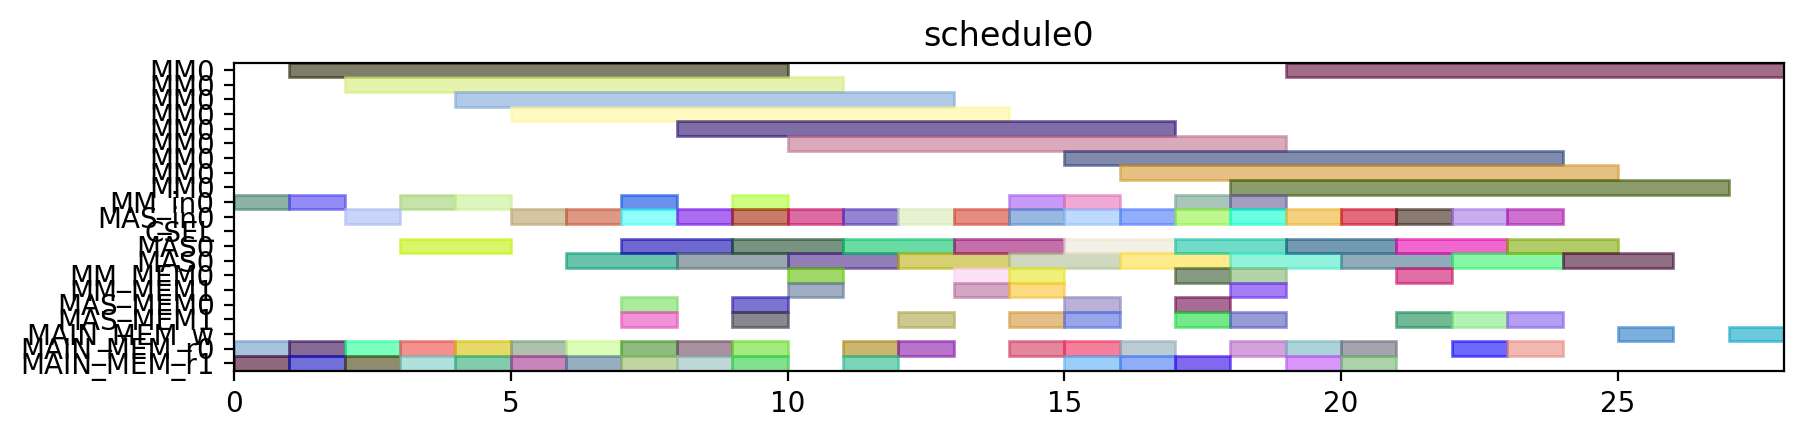

Write Python code to recreate this figure.
from pyschedule import Scenario, solvers, plotters, alt


def solve():
	horizon = 120
	S = Scenario("schedule0", horizon=horizon)

	# resource
	MM = S.Resources('MM', num=1, size=9)
	MM_in = S.Resources('MM_in', num=1)
	MAS_in = S.Resources('MAS_in', num=1)
	CSEL = S.Resource('CSEL')
	MAS = S.Resources('MAS', num=1, size=2, periods=range(1, horizon))
	MM_MEM = S.Resources('MM_MEM', num=2)
	MAS_MEM = S.Resources('MAS_MEM', num=2)
	MAIN_MEM_w = S.Resource('MAIN_MEM_w', size=1)
	MAIN_MEM_r = S.Resources('MAIN_MEM_r', num=2)

	# result of previous scheduling

	# new tasks
	t0_t0 = S.Task('t0_t0', length=9, delay_cost=1)
	t0_t0 += alt(MM)
	t0_t0_in = S.Task('t0_t0_in', length=1, delay_cost=1)
	t0_t0_in += alt(MM_in)
	S += t0_t0_in*MM_in[0]<=t0_t0*MM[0]
	t0_t0_mem0 = S.Task('t0_t0_mem0', length=1, delay_cost=1)
	t0_t0_mem0 += MAIN_MEM_r[0]
	S += t0_t0_mem0 <= t0_t0

	t0_t0_mem1 = S.Task('t0_t0_mem1', length=1, delay_cost=1)
	t0_t0_mem1 += MAIN_MEM_r[1]
	S += t0_t0_mem1 <= t0_t0

	t0_t1 = S.Task('t0_t1', length=9, delay_cost=1)
	t0_t1 += alt(MM)
	t0_t1_in = S.Task('t0_t1_in', length=1, delay_cost=1)
	t0_t1_in += alt(MM_in)
	S += t0_t1_in*MM_in[0]<=t0_t1*MM[0]
	t0_t1_mem0 = S.Task('t0_t1_mem0', length=1, delay_cost=1)
	t0_t1_mem0 += MAIN_MEM_r[0]
	S += t0_t1_mem0 <= t0_t1

	t0_t1_mem1 = S.Task('t0_t1_mem1', length=1, delay_cost=1)
	t0_t1_mem1 += MAIN_MEM_r[1]
	S += t0_t1_mem1 <= t0_t1

	t0_t2 = S.Task('t0_t2', length=2, delay_cost=1)
	t0_t2 += alt(MAS)
	t0_t2_in = S.Task('t0_t2_in', length=1, delay_cost=1)
	t0_t2_in += alt(MAS_in)
	S += t0_t2_in*MAS_in[0]<=t0_t2*MAS[0]

	t0_t2_mem0 = S.Task('t0_t2_mem0', length=1, delay_cost=1)
	t0_t2_mem0 += MAIN_MEM_r[0]
	S += t0_t2_mem0 <= t0_t2

	t0_t2_mem1 = S.Task('t0_t2_mem1', length=1, delay_cost=1)
	t0_t2_mem1 += MAIN_MEM_r[1]
	S += t0_t2_mem1 <= t0_t2

	t0_t3 = S.Task('t0_t3', length=2, delay_cost=1)
	t0_t3 += alt(MAS)
	t0_t3_in = S.Task('t0_t3_in', length=1, delay_cost=1)
	t0_t3_in += alt(MAS_in)
	S += t0_t3_in*MAS_in[0]<=t0_t3*MAS[0]

	t0_t3_mem0 = S.Task('t0_t3_mem0', length=1, delay_cost=1)
	t0_t3_mem0 += MAIN_MEM_r[0]
	S += t0_t3_mem0 <= t0_t3

	t0_t3_mem1 = S.Task('t0_t3_mem1', length=1, delay_cost=1)
	t0_t3_mem1 += MAIN_MEM_r[1]
	S += t0_t3_mem1 <= t0_t3

	t2_t0 = S.Task('t2_t0', length=9, delay_cost=1)
	t2_t0 += alt(MM)
	t2_t0_in = S.Task('t2_t0_in', length=1, delay_cost=1)
	t2_t0_in += alt(MM_in)
	S += t2_t0_in*MM_in[0]<=t2_t0*MM[0]
	t2_t0_mem0 = S.Task('t2_t0_mem0', length=1, delay_cost=1)
	t2_t0_mem0 += MAIN_MEM_r[0]
	S += t2_t0_mem0 <= t2_t0

	t2_t0_mem1 = S.Task('t2_t0_mem1', length=1, delay_cost=1)
	t2_t0_mem1 += MAIN_MEM_r[1]
	S += t2_t0_mem1 <= t2_t0

	t2_t1 = S.Task('t2_t1', length=9, delay_cost=1)
	t2_t1 += alt(MM)
	t2_t1_in = S.Task('t2_t1_in', length=1, delay_cost=1)
	t2_t1_in += alt(MM_in)
	S += t2_t1_in*MM_in[0]<=t2_t1*MM[0]
	t2_t1_mem0 = S.Task('t2_t1_mem0', length=1, delay_cost=1)
	t2_t1_mem0 += MAIN_MEM_r[0]
	S += t2_t1_mem0 <= t2_t1

	t2_t1_mem1 = S.Task('t2_t1_mem1', length=1, delay_cost=1)
	t2_t1_mem1 += MAIN_MEM_r[1]
	S += t2_t1_mem1 <= t2_t1

	t2_t2 = S.Task('t2_t2', length=2, delay_cost=1)
	t2_t2 += alt(MAS)
	t2_t2_in = S.Task('t2_t2_in', length=1, delay_cost=1)
	t2_t2_in += alt(MAS_in)
	S += t2_t2_in*MAS_in[0]<=t2_t2*MAS[0]

	t2_t2_mem0 = S.Task('t2_t2_mem0', length=1, delay_cost=1)
	t2_t2_mem0 += MAIN_MEM_r[0]
	S += t2_t2_mem0 <= t2_t2

	t2_t2_mem1 = S.Task('t2_t2_mem1', length=1, delay_cost=1)
	t2_t2_mem1 += MAIN_MEM_r[1]
	S += t2_t2_mem1 <= t2_t2

	t2_t3 = S.Task('t2_t3', length=2, delay_cost=1)
	t2_t3 += alt(MAS)
	t2_t3_in = S.Task('t2_t3_in', length=1, delay_cost=1)
	t2_t3_in += alt(MAS_in)
	S += t2_t3_in*MAS_in[0]<=t2_t3*MAS[0]

	t2_t3_mem0 = S.Task('t2_t3_mem0', length=1, delay_cost=1)
	t2_t3_mem0 += MAIN_MEM_r[0]
	S += t2_t3_mem0 <= t2_t3

	t2_t3_mem1 = S.Task('t2_t3_mem1', length=1, delay_cost=1)
	t2_t3_mem1 += MAIN_MEM_r[1]
	S += t2_t3_mem1 <= t2_t3

	t7_t2 = S.Task('t7_t2', length=2, delay_cost=1)
	t7_t2 += alt(MAS)
	t7_t2_in = S.Task('t7_t2_in', length=1, delay_cost=1)
	t7_t2_in += alt(MAS_in)
	S += t7_t2_in*MAS_in[0]<=t7_t2*MAS[0]

	t7_t2_mem0 = S.Task('t7_t2_mem0', length=1, delay_cost=1)
	t7_t2_mem0 += MAIN_MEM_r[0]
	S += t7_t2_mem0 <= t7_t2

	t7_t2_mem1 = S.Task('t7_t2_mem1', length=1, delay_cost=1)
	t7_t2_mem1 += MAIN_MEM_r[1]
	S += t7_t2_mem1 <= t7_t2

	t9_t2 = S.Task('t9_t2', length=2, delay_cost=1)
	t9_t2 += alt(MAS)
	t9_t2_in = S.Task('t9_t2_in', length=1, delay_cost=1)
	t9_t2_in += alt(MAS_in)
	S += t9_t2_in*MAS_in[0]<=t9_t2*MAS[0]

	t9_t2_mem0 = S.Task('t9_t2_mem0', length=1, delay_cost=1)
	t9_t2_mem0 += MAIN_MEM_r[0]
	S += t9_t2_mem0 <= t9_t2

	t9_t2_mem1 = S.Task('t9_t2_mem1', length=1, delay_cost=1)
	t9_t2_mem1 += MAIN_MEM_r[1]
	S += t9_t2_mem1 <= t9_t2

	t14_t2 = S.Task('t14_t2', length=2, delay_cost=1)
	t14_t2 += alt(MAS)
	t14_t2_in = S.Task('t14_t2_in', length=1, delay_cost=1)
	t14_t2_in += alt(MAS_in)
	S += t14_t2_in*MAS_in[0]<=t14_t2*MAS[0]

	t14_t2_mem0 = S.Task('t14_t2_mem0', length=1, delay_cost=1)
	t14_t2_mem0 += MAIN_MEM_r[0]
	S += t14_t2_mem0 <= t14_t2

	t14_t2_mem1 = S.Task('t14_t2_mem1', length=1, delay_cost=1)
	t14_t2_mem1 += MAIN_MEM_r[1]
	S += t14_t2_mem1 <= t14_t2

	new_TZ_t2 = S.Task('new_TZ_t2', length=2, delay_cost=1)
	new_TZ_t2 += alt(MAS)
	new_TZ_t2_in = S.Task('new_TZ_t2_in', length=1, delay_cost=1)
	new_TZ_t2_in += alt(MAS_in)
	S += new_TZ_t2_in*MAS_in[0]<=new_TZ_t2*MAS[0]

	new_TZ_t2_mem0 = S.Task('new_TZ_t2_mem0', length=1, delay_cost=1)
	new_TZ_t2_mem0 += MAIN_MEM_r[0]
	S += new_TZ_t2_mem0 <= new_TZ_t2

	new_TZ_t2_mem1 = S.Task('new_TZ_t2_mem1', length=1, delay_cost=1)
	new_TZ_t2_mem1 += MAIN_MEM_r[1]
	S += new_TZ_t2_mem1 <= new_TZ_t2

	t16_t2 = S.Task('t16_t2', length=2, delay_cost=1)
	t16_t2 += alt(MAS)
	t16_t2_in = S.Task('t16_t2_in', length=1, delay_cost=1)
	t16_t2_in += alt(MAS_in)
	S += t16_t2_in*MAS_in[0]<=t16_t2*MAS[0]

	t16_t2_mem0 = S.Task('t16_t2_mem0', length=1, delay_cost=1)
	t16_t2_mem0 += MAIN_MEM_r[0]
	S += t16_t2_mem0 <= t16_t2

	t16_t2_mem1 = S.Task('t16_t2_mem1', length=1, delay_cost=1)
	t16_t2_mem1 += MAIN_MEM_r[1]
	S += t16_t2_mem1 <= t16_t2

	t17_t2 = S.Task('t17_t2', length=2, delay_cost=1)
	t17_t2 += alt(MAS)
	t17_t2_in = S.Task('t17_t2_in', length=1, delay_cost=1)
	t17_t2_in += alt(MAS_in)
	S += t17_t2_in*MAS_in[0]<=t17_t2*MAS[0]

	t17_t2_mem0 = S.Task('t17_t2_mem0', length=1, delay_cost=1)
	t17_t2_mem0 += MAIN_MEM_r[0]
	S += t17_t2_mem0 <= t17_t2

	t17_t2_mem1 = S.Task('t17_t2_mem1', length=1, delay_cost=1)
	t17_t2_mem1 += MAIN_MEM_r[1]
	S += t17_t2_mem1 <= t17_t2

	t0_t4 = S.Task('t0_t4', length=9, delay_cost=1)
	t0_t4 += alt(MM)
	t0_t4_in = S.Task('t0_t4_in', length=1, delay_cost=1)
	t0_t4_in += alt(MM_in)
	S += t0_t4_in*MM_in[0]<=t0_t4*MM[0]
	t0_t4_mem0 = S.Task('t0_t4_mem0', length=1, delay_cost=1)
	t0_t4_mem0 += alt(MAS_MEM)
	S += (t0_t2*MAS[0])-1 < t0_t4_mem0*MAS_MEM[0]
	S += t0_t4_mem0 <= t0_t4

	t0_t4_mem1 = S.Task('t0_t4_mem1', length=1, delay_cost=1)
	t0_t4_mem1 += alt(MAS_MEM)
	S += (t0_t3*MAS[0])-1 < t0_t4_mem1*MAS_MEM[1]
	S += t0_t4_mem1 <= t0_t4

	t00 = S.Task('t00', length=2, delay_cost=1)
	t00 += alt(MAS)
	t00_in = S.Task('t00_in', length=1, delay_cost=1)
	t00_in += alt(MAS_in)
	S += t00_in*MAS_in[0]<=t00*MAS[0]

	t00_mem0 = S.Task('t00_mem0', length=1, delay_cost=1)
	t00_mem0 += alt(MM_MEM)
	S += (t0_t0*MM[0])-1 < t00_mem0*MM_MEM[0]
	S += t00_mem0 <= t00

	t00_mem1 = S.Task('t00_mem1', length=1, delay_cost=1)
	t00_mem1 += alt(MM_MEM)
	S += (t0_t1*MM[0])-1 < t00_mem1*MM_MEM[1]
	S += t00_mem1 <= t00

	t0_t5 = S.Task('t0_t5', length=2, delay_cost=1)
	t0_t5 += alt(MAS)
	t0_t5_in = S.Task('t0_t5_in', length=1, delay_cost=1)
	t0_t5_in += alt(MAS_in)
	S += t0_t5_in*MAS_in[0]<=t0_t5*MAS[0]

	t0_t5_mem0 = S.Task('t0_t5_mem0', length=1, delay_cost=1)
	t0_t5_mem0 += alt(MM_MEM)
	S += (t0_t0*MM[0])-1 < t0_t5_mem0*MM_MEM[0]
	S += t0_t5_mem0 <= t0_t5

	t0_t5_mem1 = S.Task('t0_t5_mem1', length=1, delay_cost=1)
	t0_t5_mem1 += alt(MM_MEM)
	S += (t0_t1*MM[0])-1 < t0_t5_mem1*MM_MEM[1]
	S += t0_t5_mem1 <= t0_t5

	t2_t4 = S.Task('t2_t4', length=9, delay_cost=1)
	t2_t4 += alt(MM)
	t2_t4_in = S.Task('t2_t4_in', length=1, delay_cost=1)
	t2_t4_in += alt(MM_in)
	S += t2_t4_in*MM_in[0]<=t2_t4*MM[0]
	t2_t4_mem0 = S.Task('t2_t4_mem0', length=1, delay_cost=1)
	t2_t4_mem0 += alt(MAS_MEM)
	S += (t2_t2*MAS[0])-1 < t2_t4_mem0*MAS_MEM[0]
	S += t2_t4_mem0 <= t2_t4

	t2_t4_mem1 = S.Task('t2_t4_mem1', length=1, delay_cost=1)
	t2_t4_mem1 += alt(MAS_MEM)
	S += (t2_t3*MAS[0])-1 < t2_t4_mem1*MAS_MEM[1]
	S += t2_t4_mem1 <= t2_t4

	t20 = S.Task('t20', length=2, delay_cost=1)
	t20 += alt(MAS)
	t20_in = S.Task('t20_in', length=1, delay_cost=1)
	t20_in += alt(MAS_in)
	S += t20_in*MAS_in[0]<=t20*MAS[0]

	t20_mem0 = S.Task('t20_mem0', length=1, delay_cost=1)
	t20_mem0 += alt(MM_MEM)
	S += (t2_t0*MM[0])-1 < t20_mem0*MM_MEM[0]
	S += t20_mem0 <= t20

	t20_mem1 = S.Task('t20_mem1', length=1, delay_cost=1)
	t20_mem1 += alt(MM_MEM)
	S += (t2_t1*MM[0])-1 < t20_mem1*MM_MEM[1]
	S += t20_mem1 <= t20

	t2_t5 = S.Task('t2_t5', length=2, delay_cost=1)
	t2_t5 += alt(MAS)
	t2_t5_in = S.Task('t2_t5_in', length=1, delay_cost=1)
	t2_t5_in += alt(MAS_in)
	S += t2_t5_in*MAS_in[0]<=t2_t5*MAS[0]

	t2_t5_mem0 = S.Task('t2_t5_mem0', length=1, delay_cost=1)
	t2_t5_mem0 += alt(MM_MEM)
	S += (t2_t0*MM[0])-1 < t2_t5_mem0*MM_MEM[0]
	S += t2_t5_mem0 <= t2_t5

	t2_t5_mem1 = S.Task('t2_t5_mem1', length=1, delay_cost=1)
	t2_t5_mem1 += alt(MM_MEM)
	S += (t2_t1*MM[0])-1 < t2_t5_mem1*MM_MEM[1]
	S += t2_t5_mem1 <= t2_t5

	t01 = S.Task('t01', length=2, delay_cost=1)
	t01 += alt(MAS)
	t01_in = S.Task('t01_in', length=1, delay_cost=1)
	t01_in += alt(MAS_in)
	S += t01_in*MAS_in[0]<=t01*MAS[0]

	t01_mem0 = S.Task('t01_mem0', length=1, delay_cost=1)
	t01_mem0 += alt(MM_MEM)
	S += (t0_t4*MM[0])-1 < t01_mem0*MM_MEM[0]
	S += t01_mem0 <= t01

	t01_mem1 = S.Task('t01_mem1', length=1, delay_cost=1)
	t01_mem1 += alt(MAS_MEM)
	S += (t0_t5*MAS[0])-1 < t01_mem1*MAS_MEM[1]
	S += t01_mem1 <= t01

	t10 = S.Task('t10', length=2, delay_cost=1)
	t10 += alt(MAS)
	t10_in = S.Task('t10_in', length=1, delay_cost=1)
	t10_in += alt(MAS_in)
	S += t10_in*MAS_in[0]<=t10*MAS[0]

	t10_mem0 = S.Task('t10_mem0', length=1, delay_cost=1)
	t10_mem0 += MAIN_MEM_r[0]
	S += t10_mem0 <= t10

	t10_mem1 = S.Task('t10_mem1', length=1, delay_cost=1)
	t10_mem1 += alt(MAS_MEM)
	S += (t00*MAS[0])-1 < t10_mem1*MAS_MEM[1]
	S += t10_mem1 <= t10

	t21 = S.Task('t21', length=2, delay_cost=1)
	t21 += alt(MAS)
	t21_in = S.Task('t21_in', length=1, delay_cost=1)
	t21_in += alt(MAS_in)
	S += t21_in*MAS_in[0]<=t21*MAS[0]

	t21_mem0 = S.Task('t21_mem0', length=1, delay_cost=1)
	t21_mem0 += alt(MM_MEM)
	S += (t2_t4*MM[0])-1 < t21_mem0*MM_MEM[0]
	S += t21_mem0 <= t21

	t21_mem1 = S.Task('t21_mem1', length=1, delay_cost=1)
	t21_mem1 += alt(MAS_MEM)
	S += (t2_t5*MAS[0])-1 < t21_mem1*MAS_MEM[1]
	S += t21_mem1 <= t21

	t30 = S.Task('t30', length=2, delay_cost=1)
	t30 += alt(MAS)
	t30_in = S.Task('t30_in', length=1, delay_cost=1)
	t30_in += alt(MAS_in)
	S += t30_in*MAS_in[0]<=t30*MAS[0]

	t30_mem0 = S.Task('t30_mem0', length=1, delay_cost=1)
	t30_mem0 += MAIN_MEM_r[0]
	S += t30_mem0 <= t30

	t30_mem1 = S.Task('t30_mem1', length=1, delay_cost=1)
	t30_mem1 += alt(MAS_MEM)
	S += (t20*MAS[0])-1 < t30_mem1*MAS_MEM[1]
	S += t30_mem1 <= t30

	t11 = S.Task('t11', length=2, delay_cost=1)
	t11 += alt(MAS)
	t11_in = S.Task('t11_in', length=1, delay_cost=1)
	t11_in += alt(MAS_in)
	S += t11_in*MAS_in[0]<=t11*MAS[0]

	t11_mem0 = S.Task('t11_mem0', length=1, delay_cost=1)
	t11_mem0 += MAIN_MEM_r[0]
	S += t11_mem0 <= t11

	t11_mem1 = S.Task('t11_mem1', length=1, delay_cost=1)
	t11_mem1 += alt(MAS_MEM)
	S += (t01*MAS[0])-1 < t11_mem1*MAS_MEM[1]
	S += t11_mem1 <= t11

	t31 = S.Task('t31', length=2, delay_cost=1)
	t31 += alt(MAS)
	t31_in = S.Task('t31_in', length=1, delay_cost=1)
	t31_in += alt(MAS_in)
	S += t31_in*MAS_in[0]<=t31*MAS[0]

	t31_mem0 = S.Task('t31_mem0', length=1, delay_cost=1)
	t31_mem0 += MAIN_MEM_r[0]
	S += t31_mem0 <= t31

	t31_mem1 = S.Task('t31_mem1', length=1, delay_cost=1)
	t31_mem1 += alt(MAS_MEM)
	S += (t21*MAS[0])-1 < t31_mem1*MAS_MEM[1]
	S += t31_mem1 <= t31

	c010 = S.Task('c010', length=9, delay_cost=1)
	c010 += alt(MM)
	c010_in = S.Task('c010_in', length=1, delay_cost=1)
	c010_in += alt(MM_in)
	S += c010_in*MM_in[0]<=c010*MM[0]
	S += 0<c010

	c010_w = S.Task('c010_w', length=1, delay_cost=1)
	c010_w += alt(MAIN_MEM_w)
	S += c010 <= c010_w

	c010_mem0 = S.Task('c010_mem0', length=1, delay_cost=1)
	c010_mem0 += alt(MAS_MEM)
	S += (t30*MAS[0])-1 < c010_mem0*MAS_MEM[0]
	S += c010_mem0 <= c010

	c010_mem1 = S.Task('c010_mem1', length=1, delay_cost=1)
	c010_mem1 += MAIN_MEM_r[1]
	S += c010_mem1 <= c010

	c200 = S.Task('c200', length=9, delay_cost=1)
	c200 += alt(MM)
	c200_in = S.Task('c200_in', length=1, delay_cost=1)
	c200_in += alt(MM_in)
	S += c200_in*MM_in[0]<=c200*MM[0]
	S += 0<c200

	c200_w = S.Task('c200_w', length=1, delay_cost=1)
	c200_w += alt(MAIN_MEM_w)
	S += c200 <= c200_w

	c200_mem0 = S.Task('c200_mem0', length=1, delay_cost=1)
	c200_mem0 += alt(MAS_MEM)
	S += (t10*MAS[0])-1 < c200_mem0*MAS_MEM[0]
	S += c200_mem0 <= c200

	c200_mem1 = S.Task('c200_mem1', length=1, delay_cost=1)
	c200_mem1 += MAIN_MEM_r[1]
	S += c200_mem1 <= c200

	t16_t0 = S.Task('t16_t0', length=9, delay_cost=1)
	t16_t0 += alt(MM)
	t16_t0_in = S.Task('t16_t0_in', length=1, delay_cost=1)
	t16_t0_in += alt(MM_in)
	S += t16_t0_in*MM_in[0]<=t16_t0*MM[0]
	t16_t0_mem0 = S.Task('t16_t0_mem0', length=1, delay_cost=1)
	t16_t0_mem0 += MAIN_MEM_r[0]
	S += t16_t0_mem0 <= t16_t0

	t16_t0_mem1 = S.Task('t16_t0_mem1', length=1, delay_cost=1)
	t16_t0_mem1 += alt(MAS_MEM)
	S += (t30*MAS[0])-1 < t16_t0_mem1*MAS_MEM[1]
	S += t16_t0_mem1 <= t16_t0

	t17_t0 = S.Task('t17_t0', length=9, delay_cost=1)
	t17_t0 += alt(MM)
	t17_t0_in = S.Task('t17_t0_in', length=1, delay_cost=1)
	t17_t0_in += alt(MM_in)
	S += t17_t0_in*MM_in[0]<=t17_t0*MM[0]
	t17_t0_mem0 = S.Task('t17_t0_mem0', length=1, delay_cost=1)
	t17_t0_mem0 += MAIN_MEM_r[0]
	S += t17_t0_mem0 <= t17_t0

	t17_t0_mem1 = S.Task('t17_t0_mem1', length=1, delay_cost=1)
	t17_t0_mem1 += alt(MAS_MEM)
	S += (t10*MAS[0])-1 < t17_t0_mem1*MAS_MEM[1]
	S += t17_t0_mem1 <= t17_t0

	solvers.mip.solve(S,msg=1,kind='CPLEX',ratio_gap=1.01)

	solution = [['hoge']*len(S.solution()[1]) for i in range(len(S.solution()))]
	for i in range(len(S.solution())):
		for j in range(len(S.solution()[i])):
			solution[i][j]=str(S.solution()[i][j])
	print(solution)

	cycles = int(solution[-1][3])

	pic_file_name = "/mnt/rose/usr1/fukuda/ABE/multiRAM_multiMAS_16mux/scheduling_result/stage9MM1_stage2MAS1/EP2_ADD_w_EVAL/schedule0.png"
	if(S.solution() != []):
		plotters.matplotlib.plot(S,img_filename=pic_file_name, show_task_labels=False, fig_size=(cycles*0.25+3, 2))

	return solution
